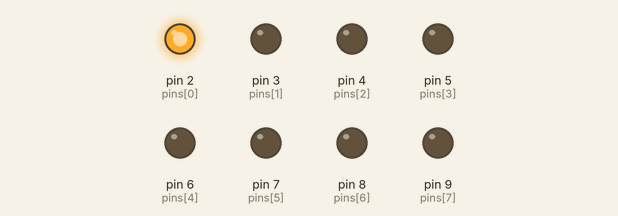
Simulated run of this sketch. Board: Arduino Uno, built with avr-gcc and run on an emulated ATmega328P. On the bench: output pins drawn as LEDs (lit = HIGH).

Above: at 0.2 s.
At 1.2 s:
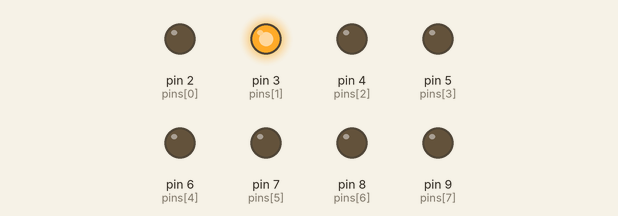
At 4.2 s:
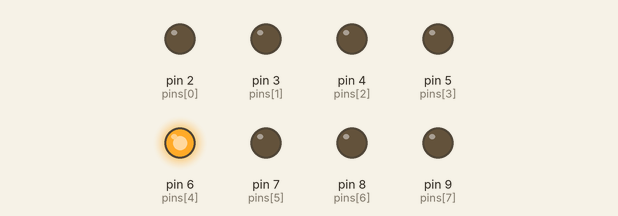
At 8.2 s:
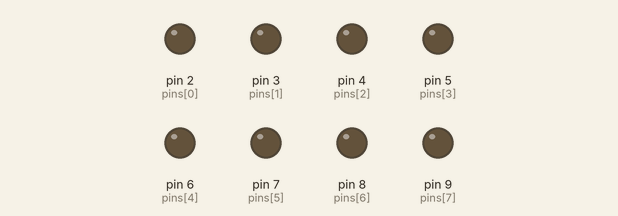
At 13.2 s:
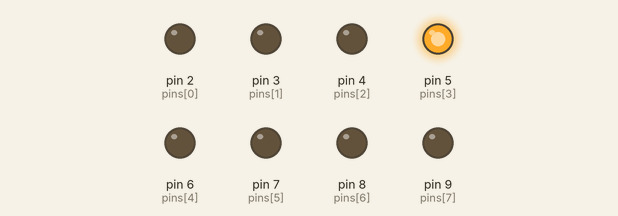
At 19.2 s:
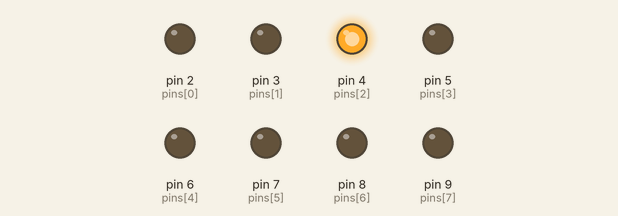
Timing chart, 0 to 19.6 s (numbered marks = the images above):
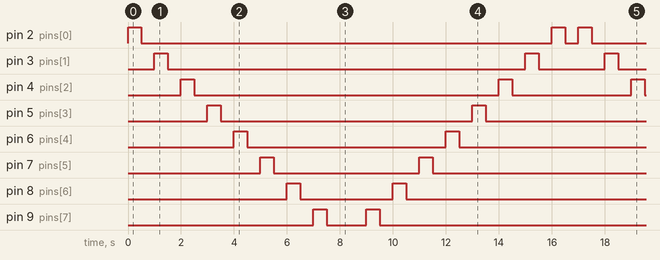

The sketch:

TesfaiRowBlink.ino
```cpp
//Classwork: LED Array Assessment
//Adam Tesfai
//All work here is honestly obtained and is my own

//Objects in Program


//Setup for Program
void blink(){
  int pins []={2,3,4,5,6,7,8,9};
  for(int i = 0; i<8; i++) {
  digitalWrite(pins[i], HIGH);
  delay(500);
  digitalWrite(pins[i], LOW);
  delay (500);
  }
  for(int i=8; i>-1; i--){
   digitalWrite(pins[i], HIGH);
  delay(500);
  digitalWrite(pins[i], LOW);
  delay (500);
  }
}
void setup(){
  pinMode(2, OUTPUT);
  pinMode(3, OUTPUT);
  pinMode(4, OUTPUT);
  pinMode(5, OUTPUT);
  pinMode(6, OUTPUT);
  pinMode(7, OUTPUT);
  pinMode(8, OUTPUT);
  pinMode(9, OUTPUT);

}

//Loop for program
void loop() {
  blink();
}
```

Measured:
- by itself, pin 2 (pins[0]): repeats every 17.0 s: LOW 15.5 s, HIGH 0.50 s, LOW 0.50 s, HIGH 0.50 s
- by itself, pin 3 (pins[1]): repeats every 17.0 s: LOW 13.5 s, HIGH 0.50 s, LOW 2.5 s, HIGH 0.50 s
- by itself, pin 4 (pins[2]): repeats every 17.0 s: LOW 11.5 s, HIGH 0.50 s, LOW 4.5 s, HIGH 0.50 s
- by itself, pin 5 (pins[3]): repeats every 17.0 s: LOW 9.5 s, HIGH 0.50 s, LOW 6.5 s, HIGH 0.50 s
- by itself, pin 6 (pins[4]): alternates HIGH for 0.50 s and LOW for 8.0 s
- by itself, pin 7 (pins[5]): repeats every 17.0 s: LOW 5.5 s, HIGH 0.50 s, LOW 10.5 s, HIGH 0.50 s
- by itself, pin 8 (pins[6]): LOW → HIGH at 6.0 s, → LOW 0.50 s later, → HIGH 3.5 s later, → LOW 0.50 s later, … (8 changes in this stretch)
- by itself, pin 9 (pins[7]): LOW → HIGH at 7.0 s, → LOW 0.50 s later, → HIGH 1.5 s later, → LOW 0.50 s later, … (8 changes in this stretch)
